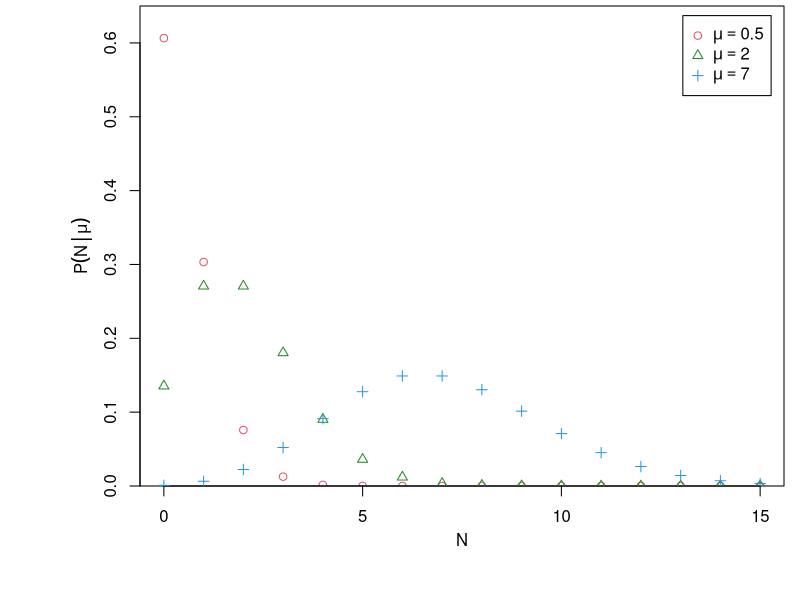
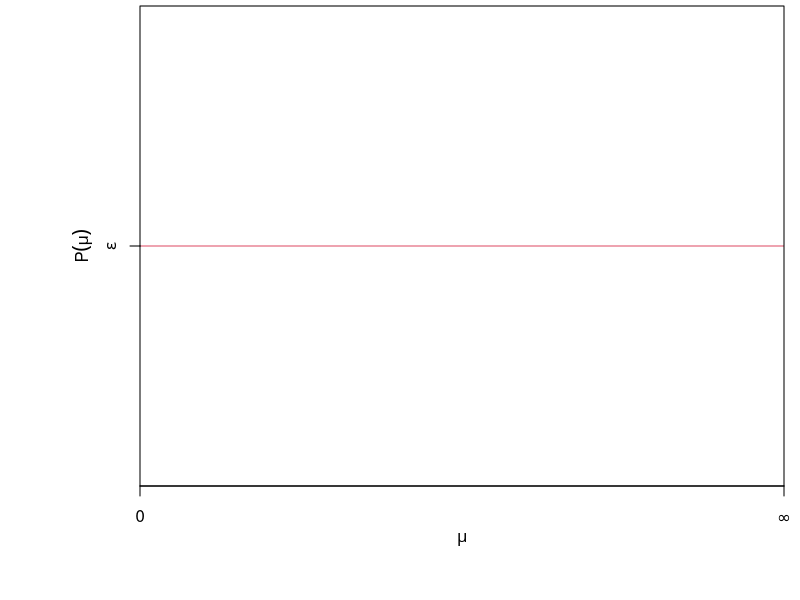

These figures' R source, in order: (Note: this script raises an error after producing the figures.)
open.png = function(name, width=3.05, height=2.8, units='in', resolution=300, points=9, xmin=0.15,xmax=0.99,ymin=0.17,ymax=0.99,plt=c(xmin,xmax,ymin,ymax), mgp=c(2.2,1,0), pch=".", ...) {
 png(name, width=width, height=height, pointsize=points, units=units, res=resolution)
 par(plt=plt, mgp=mgp, pch=pch, ...)
}
shading = c("#41AA41", "#82E682") #c("#89BAF5", "#DEEBFA")

open.png('bayes_poissoneg_likelihood.png', resolution=200, height=2.5, xmin=0.175, ymin=0.19, xmax=0.98)
par(yaxs='i')
xx = 0:15
plot(xx, dpois(xx, 0.5), col=2, pch=1, ylim=c(0,0.65), xlab='N', ylab=expression(P(N*group("|",mu,""))))
points(xx, dpois(xx, 2), col='forestgreen', pch=2)
points(xx, dpois(xx, 7), col=4, pch=3)
legend('topright', c(expression(mu==0.5), expression(mu==2), expression(mu==7)), inset=0.02, col=c(2,'forestgreen',4), pch=1:3)
dev.off()

open.png('bayes_poissoneg_prior.png', resolution=200, height=2.5, xmin=0.175, ymin=0.19, xmax=0.98)
par(xaxs='i', yaxs='i')
curve(0*x+1, col=2, xlim=c(0,50), ylim=c(0,2), xlab=expression(mu), ylab=expression(P(mu)), axes=F)
axis(1, at=c(0,50), lab=c(0, expression(infinity)))
axis(2, at=1, lab=expression(epsilon))
box()
dev.off()





xx = seq(0.5, 3, len=1000)
f = function(x) dnorm(x, 2, 0.19) + 0.13*dnorm(x, 1.65, 0.05) + 0.2*dnorm(x, 1.5, 0.4)
ff = f(xx)
ff = ff / sum(ff) / (xx[2]-xx[1])
getdist.1d(list(mids=xx, counts=ff, density=ff))
probs = c(0.9705845, 0.1190615)

open.png('bayes_ci_maxp.png', resolution=200, height=2.5, xmin=0.175, ymin=0.19, xmax=0.98)
par(yaxs='i')
plot(1, 1, type='n', xlim=c(0.5,3), ylim=c(0,1.8), xlab=expression(theta), ylab=expression(P(group("",theta,"|")*data)), axes=F)
abline(h=probs, lty=2, col='gray50')
j = which(ff >= probs[2])
polygon(c(xx[j[1]], xx[j], xx[rev(j)[1]]), c(0, ff[j], 0), col=shading[2], border=NA)
j = which(ff >= probs[1] & xx < 1.75)
polygon(c(xx[j[1]], xx[j], xx[rev(j)[1]]), c(0, ff[j], 0), col=shading[1], border=NA)
j = which(ff >= probs[1] & xx > 1.75)
polygon(c(xx[j[1]], xx[j], xx[rev(j)[1]]), c(0, ff[j], 0), col=shading[1], border=NA)
points(xx, ff, type='l')
points(xx[which.max(ff)], max(ff), col=4, pch=19)
abline(h=probs, lty=2, col='gray50')
legend('topright', c('68.3%', '95.4%'), inset=0.02, pch=15, col=shading)
axis(1)
axis(2)
box()
dev.off()

open.png('bayes_ci_mean.png', resolution=200, height=2.5, xmin=0.175, ymin=0.19, xmax=0.98)
m = weighted.mean(xx, ff)
par(yaxs='i')
plot(1, 1, type='n', xlim=c(0.5,3), ylim=c(0,1.8), xlab=expression(theta), ylab=expression(P(group("",theta,"|")*data)), axes=F)
j = which.min(abs(xx-m))
while (sum(ff[j])/sum(ff) < pchisq(4,1)) j = c(j[1]-1, j, max(j)+1)
polygon(c(xx[j[1]], xx[j], xx[rev(j)[1]]), c(0, ff[j], 0), col=shading[2], border=NA)
j = which.min(abs(xx-m))
while (sum(ff[j])/sum(ff) < pchisq(1,1)) j = c(j[1]-1, j, max(j)+1)
polygon(c(xx[j[1]], xx[j], xx[rev(j)[1]]), c(0, ff[j], 0), col=shading[1], border=NA)
points(xx, ff, type='l')
j = which.min(abs(xx-m))
points(xx[j], ff[j], col=4, pch=19)
legend('topright', c('68.3%', '95.4%'), inset=0.02, pch=15, col=shading)
axis(1)
axis(2)
box()
dev.off()

open.png('bayes_ci_perc.png', resolution=200, height=2.5, xmin=0.175, ymin=0.19, xmax=0.98)
zquantile = function(x, p, q) {j = 1; while (sum(p[1:j])/sum(p)<q) j=j+1; x[j]}
par(yaxs='i')
plot(1, 1, type='n', xlim=c(0.5,3), ylim=c(0,1.8), xlab=expression(theta), ylab=expression(P(group("",theta,"|")*data)), axes=F)
j = zquantile(1:length(ff), ff, 0.023):zquantile(1:length(ff), ff, 0.977)
polygon(c(xx[j[1]], xx[j], xx[rev(j)[1]]), c(0, ff[j], 0), col=shading[2], border=NA)
j = zquantile(1:length(ff), ff, 0.1585):zquantile(1:length(ff), ff, 0.8415)
polygon(c(xx[j[1]], xx[j], xx[rev(j)[1]]), c(0, ff[j], 0), col=shading[1], border=NA)
points(xx, ff, type='l')
j = zquantile(1:length(ff), ff, 0.5)
points(xx[j], ff[j], col=4, pch=19)
legend('topright', c('68.3%', '95.4%'), inset=0.02, pch=15, col=shading)
axis(1)
axis(2)
box()
dev.off()





xx = seq(1.875, 3, len=1000)
f = function(x) dnorm(x, 2, 0.19) + 0.13*dnorm(x, 1.65, 0.05) + 0.2*dnorm(x, 1.5, 0.4)
ff = f(xx)
ff = ff / sum(ff) / (xx[2]-xx[1])
getdist.1d(list(mids=xx, counts=ff, density=ff))
probs = c(2.1521483, 0.5131601)

open.png('bayes_ci_limit.png', resolution=200, height=2.5, xmin=0.175, ymin=0.19, xmax=0.98)
par(xaxs='i', yaxs='i')
plot(1, 1, type='n', xlim=c(1.875,3.1), ylim=c(0,2.9), xlab=expression(theta), ylab=expression(P(group("",theta,"|")*data)), axes=F)
abline(h=probs, lty=2, col='gray50')
j = which(ff >= probs[2])
polygon(c(xx[j[1]], xx[j], xx[rev(j)[1]]), c(0, ff[j], 0), col=shading[2], border=NA)
j = which(ff >= probs[1] & xx < 1.75)
polygon(c(xx[j[1]], xx[j], xx[rev(j)[1]]), c(0, ff[j], 0), col=shading[1], border=NA)
j = which(ff >= probs[1] & xx > 1.75)
polygon(c(xx[j[1]], xx[j], xx[rev(j)[1]]), c(0, ff[j], 0), col=shading[1], border=NA)
points(xx, ff, type='l')
points(xx[which.max(ff)], max(ff), col=4, pch=19)
abline(h=probs, lty=2, col='gray50')
legend('topright', c('68.3%', '95.4%'), inset=0.02, pch=15, col=shading)
axis(1)
axis(2)
box()
dev.off()
